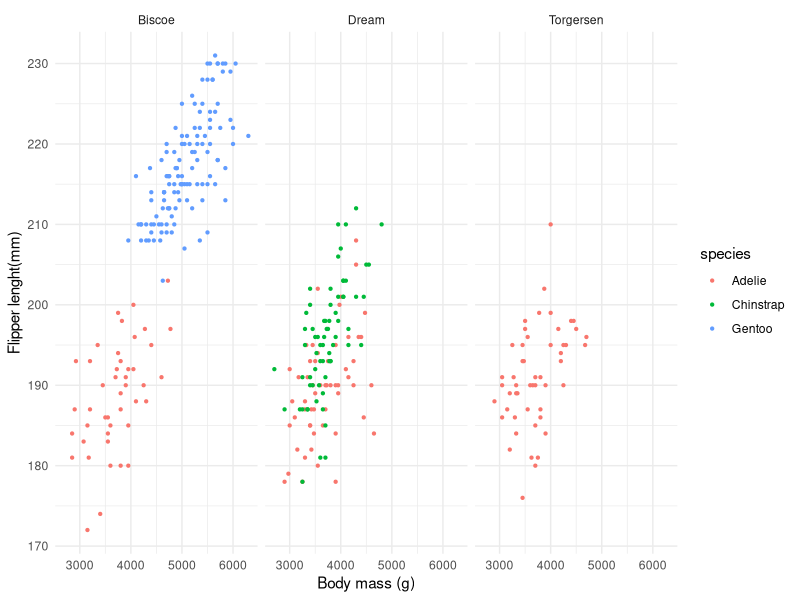

Write the R code that produced this figure.
## ---- chunk 1
knitr::opts_chunk$set(echo = TRUE)

library(tidyverse)
library(palmerpenguins)
## ---- chunk 2
head(penguins)
## ---- chunk 3
ggplot(data=penguins, aes(x=body_mass_g, y=flipper_length_mm)) +
  geom_point(aes(color = species), size = 0.8) + 
  facet_wrap(~island) + 
  theme_minimal() + 
  labs(x = "Body mass (g)", 
  y = "Flipper lenght(mm)")
